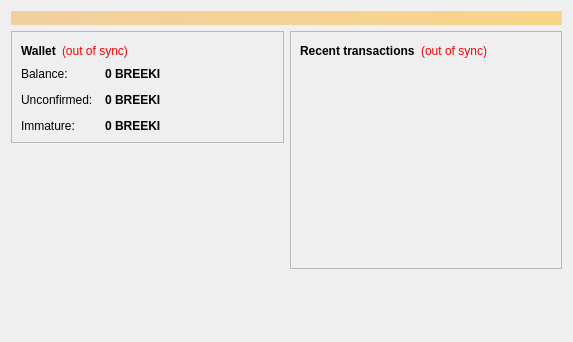
<?xml version="1.0" encoding="UTF-8"?>
<ui version="4.0">
 <class>OverviewPage</class>
 <widget class="QWidget" name="OverviewPage">
  <property name="geometry">
   <rect>
    <x>0</x>
    <y>0</y>
    <width>573</width>
    <height>342</height>
   </rect>
  </property>
  <property name="windowTitle">
   <string>Form</string>
  </property>
  <layout class="QVBoxLayout" name="topLayout">
   <item>
    <widget class="QLabel" name="labelAlerts">
     <property name="visible">
      <bool>false</bool>
     </property>
     <property name="styleSheet">
      <string notr="true">background-color: qlineargradient(x1: 0, y1: 0, x2: 1, y2: 0, stop:0 #F0D0A0, stop:1 #F8D488); color:#000000;</string>
     </property>
     <property name="wordWrap">
      <bool>true</bool>
     </property>
     <property name="margin">
      <number>3</number>
     </property>
    </widget>
   </item>
   <item>
    <layout class="QHBoxLayout" name="horizontalLayout" stretch="1,1">
     <item>
      <layout class="QVBoxLayout" name="verticalLayout_2">
       <item>
        <widget class="QFrame" name="frame">
         <property name="frameShape">
          <enum>QFrame::StyledPanel</enum>
         </property>
         <property name="frameShadow">
          <enum>QFrame::Raised</enum>
         </property>
         <layout class="QVBoxLayout" name="verticalLayout_4">
          <item>
           <layout class="QHBoxLayout" name="horizontalLayout_4">
            <item>
             <widget class="QLabel" name="label_5">
              <property name="font">
               <font>
                <weight>75</weight>
                <bold>true</bold>
               </font>
              </property>
              <property name="text">
               <string>Wallet</string>
              </property>
             </widget>
            </item>
            <item>
             <widget class="QLabel" name="labelWalletStatus">
              <property name="toolTip">
               <string>The displayed information may be out of date. Your wallet automatically synchronizes with the Breekicoin network after a connection is established, but this process has not completed yet.</string>
              </property>
              <property name="styleSheet">
               <string notr="true">QLabel { color: red; }</string>
              </property>
              <property name="text">
               <string notr="true">(out of sync)</string>
              </property>
              <property name="alignment">
               <set>Qt::AlignLeading|Qt::AlignLeft|Qt::AlignVCenter</set>
              </property>
             </widget>
            </item>
            <item>
             <spacer name="horizontalSpacer_2">
              <property name="orientation">
               <enum>Qt::Horizontal</enum>
              </property>
              <property name="sizeHint" stdset="0">
               <size>
                <width>40</width>
                <height>20</height>
               </size>
              </property>
             </spacer>
            </item>
           </layout>
          </item>
          <item>
           <layout class="QFormLayout" name="formLayout_2">
            <property name="fieldGrowthPolicy">
             <enum>QFormLayout::AllNonFixedFieldsGrow</enum>
            </property>
            <property name="horizontalSpacing">
             <number>12</number>
            </property>
            <property name="verticalSpacing">
             <number>12</number>
            </property>
            <item row="0" column="0">
             <widget class="QLabel" name="label">
              <property name="text">
               <string>Balance:</string>
              </property>
             </widget>
            </item>
            <item row="0" column="1">
             <widget class="QLabel" name="labelBalance">
              <property name="font">
               <font>
                <weight>75</weight>
                <bold>true</bold>
               </font>
              </property>
              <property name="cursor">
               <cursorShape>IBeamCursor</cursorShape>
              </property>
              <property name="toolTip">
               <string>Your current balance</string>
              </property>
              <property name="text">
               <string notr="true">0 BREEKI</string>
              </property>
              <property name="textInteractionFlags">
               <set>Qt::LinksAccessibleByMouse|Qt::TextSelectableByKeyboard|Qt::TextSelectableByMouse</set>
              </property>
             </widget>
            </item>
            <item row="1" column="0">
             <widget class="QLabel" name="label_3">
              <property name="text">
               <string>Unconfirmed:</string>
              </property>
             </widget>
            </item>
            <item row="1" column="1">
             <widget class="QLabel" name="labelUnconfirmed">
              <property name="font">
               <font>
                <weight>75</weight>
                <bold>true</bold>
               </font>
              </property>
              <property name="cursor">
               <cursorShape>IBeamCursor</cursorShape>
              </property>
              <property name="toolTip">
               <string>Total of transactions that have yet to be confirmed, and do not yet count toward the current balance</string>
              </property>
              <property name="text">
               <string notr="true">0 BREEKI</string>
              </property>
              <property name="textInteractionFlags">
               <set>Qt::LinksAccessibleByMouse|Qt::TextSelectableByKeyboard|Qt::TextSelectableByMouse</set>
              </property>
             </widget>
            </item>
            <item row="2" column="0">
             <widget class="QLabel" name="labelImmatureText">
              <property name="text">
               <string>Immature:</string>
              </property>
             </widget>
            </item>
            <item row="2" column="1">
             <widget class="QLabel" name="labelImmature">
              <property name="font">
               <font>
                <weight>75</weight>
                <bold>true</bold>
               </font>
              </property>
              <property name="toolTip">
               <string>Mined balance that has not yet matured</string>
              </property>
              <property name="text">
               <string notr="true">0 BREEKI</string>
              </property>
              <property name="textInteractionFlags">
               <set>Qt::LinksAccessibleByMouse|Qt::TextSelectableByKeyboard|Qt::TextSelectableByMouse</set>
              </property>
             </widget>
            </item>
           </layout>
          </item>
         </layout>
        </widget>
       </item>
       <item>
        <spacer name="verticalSpacer">
         <property name="orientation">
          <enum>Qt::Vertical</enum>
         </property>
         <property name="sizeHint" stdset="0">
          <size>
           <width>20</width>
           <height>40</height>
          </size>
         </property>
        </spacer>
       </item>
      </layout>
     </item>
     <item>
      <layout class="QVBoxLayout" name="verticalLayout_3">
       <item>
        <widget class="QFrame" name="frame_2">
         <property name="frameShape">
          <enum>QFrame::StyledPanel</enum>
         </property>
         <property name="frameShadow">
          <enum>QFrame::Raised</enum>
         </property>
         <layout class="QVBoxLayout" name="verticalLayout">
          <item>
           <layout class="QHBoxLayout" name="horizontalLayout_2">
            <item>
             <widget class="QLabel" name="label_4">
              <property name="text">
               <string>&lt;b&gt;Recent transactions&lt;/b&gt;</string>
              </property>
             </widget>
            </item>
            <item>
             <widget class="QLabel" name="labelTransactionsStatus">
              <property name="toolTip">
               <string>The displayed information may be out of date. Your wallet automatically synchronizes with the Breekicoin network after a connection is established, but this process has not completed yet.</string>
              </property>
              <property name="styleSheet">
               <string notr="true">QLabel { color: red; }</string>
              </property>
              <property name="text">
               <string notr="true">(out of sync)</string>
              </property>
              <property name="alignment">
               <set>Qt::AlignRight|Qt::AlignTrailing|Qt::AlignVCenter</set>
              </property>
             </widget>
            </item>
            <item>
             <spacer name="horizontalSpacer">
              <property name="orientation">
               <enum>Qt::Horizontal</enum>
              </property>
              <property name="sizeHint" stdset="0">
               <size>
                <width>40</width>
                <height>20</height>
               </size>
              </property>
             </spacer>
            </item>
           </layout>
          </item>
          <item>
           <widget class="QListView" name="listTransactions">
            <property name="styleSheet">
             <string notr="true">QListView { background: transparent; }</string>
            </property>
            <property name="frameShape">
             <enum>QFrame::NoFrame</enum>
            </property>
            <property name="verticalScrollBarPolicy">
             <enum>Qt::ScrollBarAlwaysOff</enum>
            </property>
            <property name="horizontalScrollBarPolicy">
             <enum>Qt::ScrollBarAlwaysOff</enum>
            </property>
            <property name="selectionMode">
             <enum>QAbstractItemView::NoSelection</enum>
            </property>
           </widget>
          </item>
         </layout>
        </widget>
       </item>
       <item>
        <spacer name="verticalSpacer_2">
         <property name="orientation">
          <enum>Qt::Vertical</enum>
         </property>
         <property name="sizeHint" stdset="0">
          <size>
           <width>20</width>
           <height>40</height>
          </size>
         </property>
        </spacer>
       </item>
      </layout>
     </item>
    </layout>
   </item>
  </layout>
 </widget>
 <resources/>
 <connections/>
</ui>
